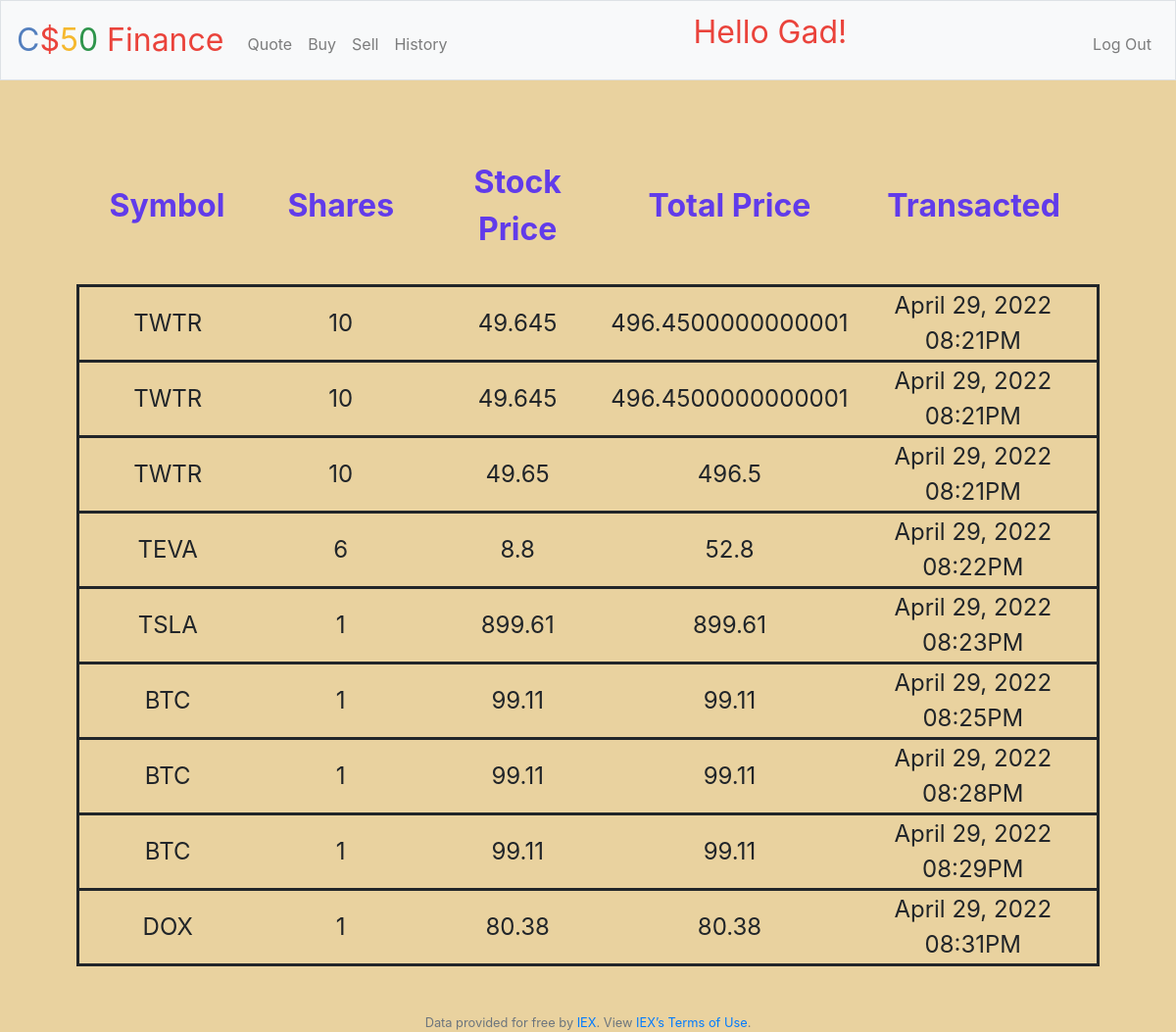
The app's page /history (signed in) with its own data.
### tables this page shows
CREATE TABLE users (
                                    id INTEGER PRIMARY KEY,
                                    username TEXT,
                                    hash TEXT,
                                    cash INTEGER
                                );

CREATE TABLE purchases (
                                    user_id INTEGER,
                                    symbol TEXT,
                                    shares INTEGER,
                                    stock_price INTEGER,
                                    total_price INTEGER,
                                    time_stamp TIMESTAMP,
                                    FOREIGN KEY(user_id) REFERENCES users(id)
                                );

### app.py (the view)
@app.route("/history")
@login_required
def history():
    transactions = db.execute("SELECT symbol, shares, stock_price, total_price, time_stamp FROM purchases WHERE user_id = ?", session.get("user_id"))
    print("transactions:")
    print(transactions)
    username = get_username()
    return render_template("history.html", transactions=transactions, username=username)

### app.py (called while the page is built)
@app.after_request
def after_request(response):
    response.headers["Cache-Control"] = "no-cache, no-store, must-revalidate"
    response.headers["Expires"] = 0
    response.headers["Pragma"] = "no-cache"
    return response

def get_username():
    username = db.execute("SELECT username FROM users WHERE id=?", session.get("user_id"))[0]
    username = username["username"].title()
    return username

### helpers.py (called while the page is built)
def login_required(f):
    @wraps(f)
    def decorated_function(*args, **kwargs):
        if session.get("user_id") is None:
            return redirect("/login")
        return f(*args, **kwargs)
    return decorated_function

### templates/history.html (shortened to what this page needs)
{% extends "layout.html" %}
{% block main %}
<table>
    <tr>
      <th>Symbol</th>
      <th>Shares</th>
      <th>Stock Price</th>
      <th>Total Price</th>
      <th>Transacted</th>
    </tr>
    {% for row in transactions %}
    <tr style="border: 3px solid">
        <td>{{row["symbol"]}}</td>
        <td>{{row["shares"]}}</td>
        <td>{{row["stock_price"]}}</td>
        <td>{{row["total_price"]}}</td>
        <td>{{row["time_stamp"]}}</td>
    </tr>
    {% endfor %}
</table>
{% endblock %}

### templates/layout.html (shortened to what this page needs)
<!DOCTYPE html>
<html lang="en">
    <head>
        <link rel="stylesheet" href="https://cdn.jsdelivr.net/npm/bootstrap@4.5.3/dist/css/bootstrap.min.css">
        <link href="/static/styles.css" rel="stylesheet">
    </head>
    <body>
        <nav class="navbar navbar-expand-md navbar-light bg-light border">
            <a class="navbar-brand" href="/"><span class="blue">C</span><span class="red">$</span><span class="yellow">5</span><span class="green">0</span> <span class="red">Finance</span></a>
            <div class="collapse navbar-collapse" id="navbar">
                {% if session.user_id %}
                    <ul class="navbar-nav mr-auto mt-2">
                        <li class="nav-item"><a class="nav-link" href="/quote">Quote</a></li>
                        <li class="nav-item"><a class="nav-link" href="/buy">Buy</a></li>
                        <li class="nav-item"><a class="nav-link" href="/sell">Sell</a></li>
                        <li class="nav-item"><a class="nav-link" href="/history">History</a></li>
                    </ul>
                    <ul class="hello-user">Hello {{username}}!</ul>
                    <ul class="navbar-nav ml-auto mt-2">
                        <li class="nav-item"><a class="nav-link" href="/logout">Log Out</a></li>
                    </ul>
                {% else %}
                    <ul class="navbar-nav ml-auto mt-2">
                        <li class="nav-item"><a class="nav-link" href="/register">Register</a></li>
                        <li class="nav-item"><a class="nav-link" href="/login">Log In</a></li>
                    </ul>
                {% endif %}
            </div>
        </nav>
        <main class="container p-5">
            {% block main %}{% endblock %}
        </main>
        <footer class="small text-center text-muted">
            Data provided for free by <a href="https://iextrading.com/developer">IEX</a>. View <a href="https://iextrading.com/api-exhibit-a/">IEX’s Terms of Use</a>.
        </footer>
    </body>
</html>

### static/styles.css (style rules this page uses)
nav .navbar-brand { font-size: xx-large; }
nav .navbar-brand .blue { color: #537fbe; }
nav .navbar-brand .red { color: #ea433b; }
nav .navbar-brand .yellow { color: #f5b82e; }
nav .navbar-brand .green { color: #2e944b; }
main { overflow-x: auto; text-align: center; }
body { background-color: #e9d29f; }
table, td { font-size: 1.5rem; }
th { color: #613bea; font-weight: bold; font-size: 2rem; padding: 2rem; }
ul.hello-user { font-size: 2rem; color: #ea433b; padding-left: initial; }

### records on screen
users: username "Gad"
purchases: symbol "TWTR", shares "10", stock_price "49.645", total_price "496.4500000000001", time_stamp "April 29, 2022 08:21PM"
purchases: symbol "TWTR", shares "10", stock_price "49.645", total_price "496.4500000000001", time_stamp "April 29, 2022 08:21PM"
purchases: symbol "TWTR", shares "10", stock_price "49.65", total_price "496.5", time_stamp "April 29, 2022 08:21PM"
purchases: symbol "TEVA", shares "6", stock_price "8.8", total_price "52.8", time_stamp "April 29, 2022 08:22PM"
purchases: symbol "TSLA", shares "1", stock_price "899.61", total_price "899.61", time_stamp "April 29, 2022 08:23PM"
purchases: symbol "BTC", shares "1", stock_price "99.11", total_price "99.11", time_stamp "April 29, 2022 08:25PM"
purchases: symbol "BTC", shares "1", stock_price "99.11", total_price "99.11", time_stamp "April 29, 2022 08:28PM"
purchases: symbol "BTC", shares "1", stock_price "99.11", total_price "99.11", time_stamp "April 29, 2022 08:29PM"
purchases: symbol "DOX", shares "1", stock_price "80.38", total_price "80.38", time_stamp "April 29, 2022 08:31PM"
